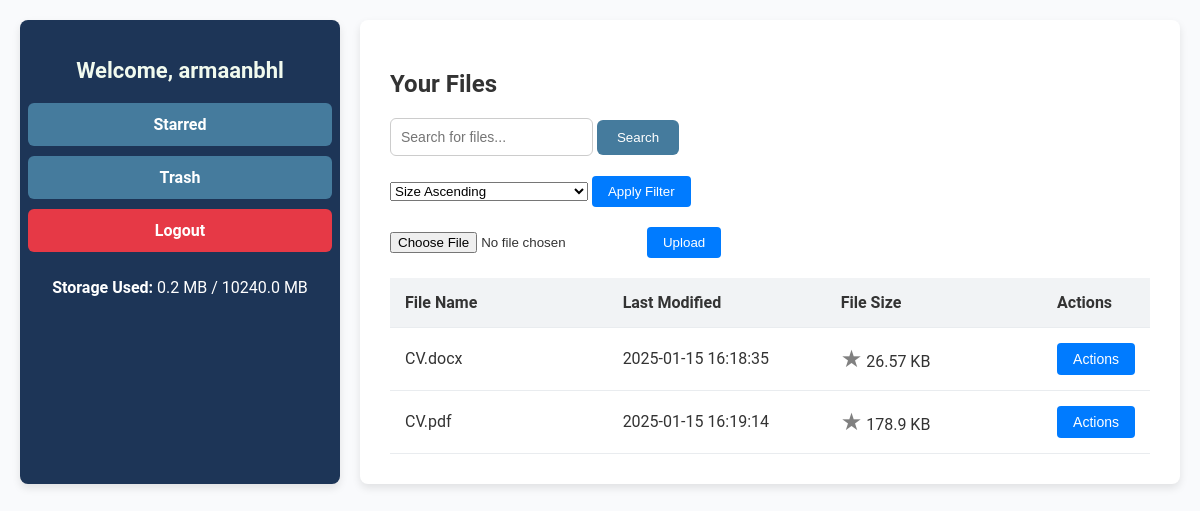
Screenshot of /profile/1 (signed in) with the database file from the repository.
### app.py (models this page shows)
class User(db.Model):
    id = db.Column(db.Integer, primary_key=True)
    username = db.Column(db.String(150), unique=True, nullable=False)
    email = db.Column(db.String(150), unique=True, nullable=False)
    password = db.Column(db.String(150), nullable=False)
    files = db.relationship('File', backref='owner', lazy=True)
    max_storage_limit = db.Column(db.Integer, default=10240)

class File(db.Model):
    id = db.Column(db.Integer, primary_key=True)
    filename = db.Column(db.String(150), nullable=False)
    user_id = db.Column(db.Integer, db.ForeignKey('user.id'), nullable=False)
    timestamp = db.Column(db.DateTime, default=datetime.utcnow)
    size = db.Column(db.Integer, nullable=False)
    deleted_at = db.Column(db.DateTime, nullable=True)
    starred = db.Column(db.Boolean, default=False)

### app.py (the view, shortened to what this page needs)
@app.route('/profile/<int:user_id>', methods=['GET', 'POST'])
def profile(user_id):
    if 'user_id' not in session or session['user_id'] != user_id:
        flash("Please log in to access your profile.", "warning")
        return redirect(url_for('login'))
    user = User.query.get(user_id)
    if not user:
        flash("User not found.", "error")
        return redirect(url_for('login'))
    filter_by = request.args.get('filter_by', 'name_asc')
    query = request.args.get('query', '').strip()
    files = File.query.filter_by(user_id=user_id, deleted_at=None)
    if filter_by == 'name_desc':
        files = files.order_by(File.filename.desc())
    elif filter_by == 'size_asc':
        files = files.order_by(File.size.asc())
    elif filter_by == 'size_desc':
        files = files.order_by(File.size.desc())
    elif filter_by == 'date_asc':
        files = files.order_by(File.timestamp.asc())
    elif filter_by == 'date_desc':
        files = files.order_by(File.timestamp.desc())
    if query:
        files = files.filter(File.filename.ilike(f"%{query}%"))
    files = files.all()
    starred_files = File.query.filter_by(user_id=user_id, starred=True).all()
    max_storage = user.max_storage_limit or 10000  # Default to 10 GB if not set
    used_storage = sum(f.size for f in files) / (1024 * 1024)  # Convert bytes to MB
    used_storage = round(used_storage, 2)
    return render_template(
        'profile.html',
        user=user,
        files=files,
        starred_files=starred_files,
        query=query,
        used_storage=used_storage,
        max_storage=max_storage,
        filter_by=filter_by
    )

### templates/profile.html (shortened to what this page needs)
<!DOCTYPE html>
<html lang="en">
<head>
    <link rel="stylesheet" href="/static/profile.css?v=1.0.3">
</head>
<body>
<div class="profile-container">
    <div class="sidebar">
        <h2>Welcome, {{ session['username'] if 'username' in session else 'Guest' }}</h2>
        <a href="/starred" class="starred-btn">Starred</a>
        <a href="/trash" class="btn btn-trash">Trash</a>
        <a href="/logout" class="btn btn-logout">Logout</a>
        <p><strong>Storage Used:</strong> {{ used_storage }} MB / {{ max_storage }} MB</p>
    </div>
    <div class="main-content">
        <h2>Your Files</h2>
        <div class="search-bar">
            <form id="searchForm" method="GET" action="{{ url_for('profile', user_id=user.id) }}">
                <input type="text" name="query" value="{{ query }}" placeholder="Search for files..." />
                <button type="submit">Search</button>
            </form>
        </div>
<div class="filter-container">
    <form id="filter-form" method="GET" action="{{ url_for('profile', user_id=user.id) }}">
        <select name="filter_by" id="filter_by">
            <option value="size_asc" {% if filter_by == 'size_asc' %}selected{% endif %}>Size Ascending</option>
        </select>
        <button type="submit" class="filter-btn">Apply Filter</button>
    </form>
</div>
        <div class="upload-file">
            <form id="uploadForm" method="POST" enctype="multipart/form-data">
                <input type="file" name="file">
                <button type="submit">Upload</button>
            </form>
        </div>
        <table id="file-table">
            <thead>
                <tr>
                    <th>File Name</th>
                    <th>Last Modified</th>
                    <th>File Size</th>
                    <th>Actions</th>
                </tr>
            </thead>
            <tbody>
                {% if files %}
                    {% for file in files %}
                        <tr class="file-row">
                            <td class="file-info">{{ file.filename }}</td>
                            <td class="file-info">{{ file.timestamp.strftime('%Y-%m-%d %H:%M:%S') }}</td>
                            <td class="file-info">
                            <button type="button" class="star-btn" data-file-id="{{ file.id }}" onclick="toggleStarred(event)">
                                <span class="star-icon {{ 'starred' if file.starred else '' }}">&#9733;</span>
                            </button>
                                {{ (file.size / 1024) | round(2) }} KB
                            </td>
                            <td>
                                <div class="dropdown">
                                    <button class="actions-btn">Actions</button>
                                </div>
                            </td>
                        </tr>
                    {% endfor %}
                {% else %}
                    <tr>
                        <td colspan="4">No files found.</td>
                    </tr>
                {% endif %}
            </tbody>
        </table>
    </div>
</div>
</body>
</html>

### static/profile.css (style rules this page uses)
body { font-family: 'Roboto', Arial, sans-serif; background-color: #f9fafc; margin: 0; padding: 0; color: #333; display: flex; justify-content: center; }
.profile-container { display: flex; padding: 20px; width: 100%; max-width: 1200px; gap: 20px; }
table { width: 100%; border-collapse: collapse; margin-top: 20px; }
th { padding: 12px; text-align: left; background-color: #f2f2f2; font-weight: bold; }
.file-info { width: 30%; }
.star-icon { font-size: 1.5rem; color: gray; transition: color 0.3s ease; cursor: pointer; }
.star-btn { background: none; border: none; padding: 0; margin: 0; cursor: pointer; }
.starred-btn { display: block; width: 100%; padding: 10px; color: white !important; text-align: center; border: none; border-radius: 4px; font-weight: bold; text-decoration: none; margin-bottom: 10px; }
.btn-trash { display: block; width: 100%; padding: 10px; color: white !important; text-align: center; border: none; border-radius: 4px; font-weight: bold; text-decoration: none; margin-bottom: 10px; }
.actions-btn { padding: 8px 16px; font-size: 14px; color: #fff; background-color: #457b9d; border: none; border-radius: 6px; cursor: pointer; transition: background-color 0.3s ease; }
.dropdown { position: relative; display: inline-block; }
.actions-btn { padding: 8px 16px; font-size: 14px; color: #fff; background-color: #007bff; border-radius: 4px; cursor: pointer; display: inline-block; text-align: center; transition: background-color 0.3s ease; }
.sidebar { width: 280px; padding: 20px; background-color: #1d3557; color: #fff; border-radius: 8px; box-shadow: 0 4px 8px rgba(0, 0, 0, 0.1); display: flex; flex-direction: column; align-items: center; }
.sidebar h2 { font-size: 22px; margin-bottom: 20px; color: #f1faee; text-align: center; }
.sidebar a { display: block; width: 100%; padding: 12px; margin-bottom: 10px; text-align: center; background-color: #457b9d; color: #fff; border-radius: 6px; font-weight: bold; text-decoration: none; transition: background-color 0.3s ease; }
.sidebar .btn-logout { background-color: #e63946; }
.main-content { flex-grow: 1; background-color: #ffffff; padding: 30px; border-radius: 8px; box-shadow: 0 4px 8px rgba(0, 0, 0, 0.1); }
.search-bar { margin-bottom: 20px; display: flex; gap: 10px; }
.search-bar input[type="text"] { flex-grow: 1; padding: 10px; border: 1px solid #ccc; border-radius: 6px; font-size: 14px; }
.search-bar button { padding: 10px 20px; background-color: #457b9d; color: white; border: none; border-radius: 6px; cursor: pointer; transition: background-color 0.3s ease; }
.filter-container { margin-bottom: 20px; display: flex; align-items: center; gap: 10px; }
button { padding: 8px 16px; background-color: #007BFF; color: white; border: none; border-radius: 4px; cursor: pointer; }
th, td { padding: 15px; text-align: left; border-bottom: 1px solid #e9ecef; }
th { background-color: #f1f3f5; font-weight: bold; }

### rows the page displays
User: username "armaanbhl", max_storage_limit "10240.0"
File: filename "CV.docx", timestamp "2025-01-15 16:18:35", (file.size/1024)|round(2) "26.57"
File: filename "CV.pdf", timestamp "2025-01-15 16:19:14", (file.size/1024)|round(2) "178.9"

### other values shown
{{ used_storage }} "0.2"
